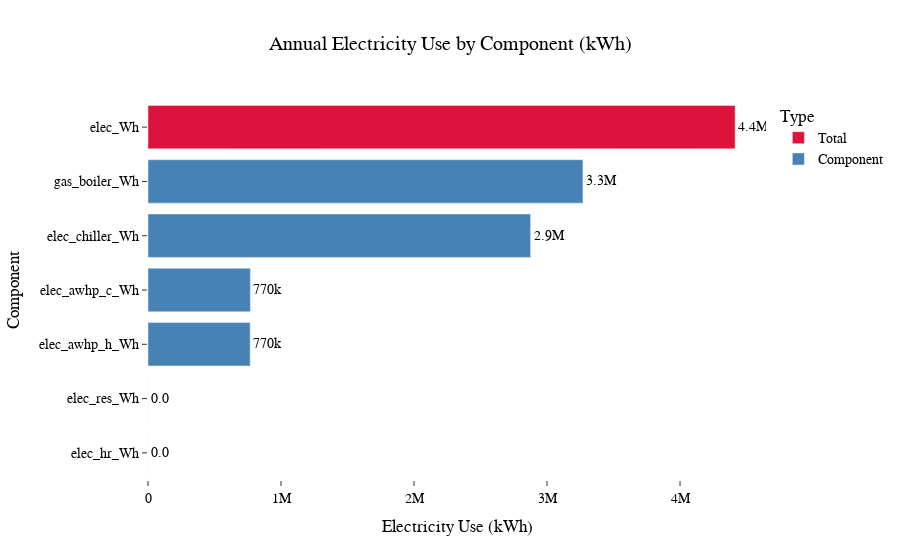

Notebook cell for this chart:
### Code cell
#! Update for mutliple scenarios and years

from src.visuals import plot_energy_breakdown

df = source_energy.copy()

plot_energy_breakdown(df)

### Figure 1 — Plotly figure (JSON) as saved in the notebook; plotly's stock layout.template omitted (floating-point values rounded to 4 significant figures)
{"data": [{"hovertemplate": "Type=Total<br>Electricity Use (kWh)=%{text}<br>Component=%{y}<extra></extra>", "legendgroup": "Total", "marker": {"color": "crimson", "pattern": {"shape": ""}}, "name": "Total", "orientation": "h", "showlegend": true, "text": [4414000.0], "textposition": "outside", "texttemplate": "%{text:.2s}", "type": "bar", "x": [4414000.0], "xaxis": "x", "y": ["elec_Wh"], "yaxis": "y"}, {"hovertemplate": "Type=Component<br>Electricity Use (kWh)=%{text}<br>Component=%{y}<extra></extra>", "legendgroup": "Component", "marker": {"color": "steelblue", "pattern": {"shape": ""}}, "name": "Component", "orientation": "h", "showlegend": true, "text": [3270000.0, 2876000.0, 769500.0, 768000.0, 0.0, 0.0], "textposition": "outside", "texttemplate": "%{text:.2s}", "type": "bar", "x": [3270000.0, 2876000.0, 769500.0, 768000.0, 0.0, 0.0], "xaxis": "x", "y": ["gas_boiler_Wh", "elec_chiller_Wh", "elec_awhp_c_Wh", "elec_awhp_h_Wh", "elec_hr_Wh", "elec_res_Wh"], "yaxis": "y"}], "layout": {"barmode": "relative", "legend": {"title": {"text": "Type"}, "tracegroupgap": 0}, "title": {"text": "Annual Electricity Use by Component (kWh)"}, "xaxis": {"anchor": "y", "domain": [0, 1], "title": {"text": "Electricity Use (kWh)"}}, "yaxis": {"anchor": "x", "categoryorder": "total ascending", "domain": [0, 1], "title": {"text": "Component"}}}}
